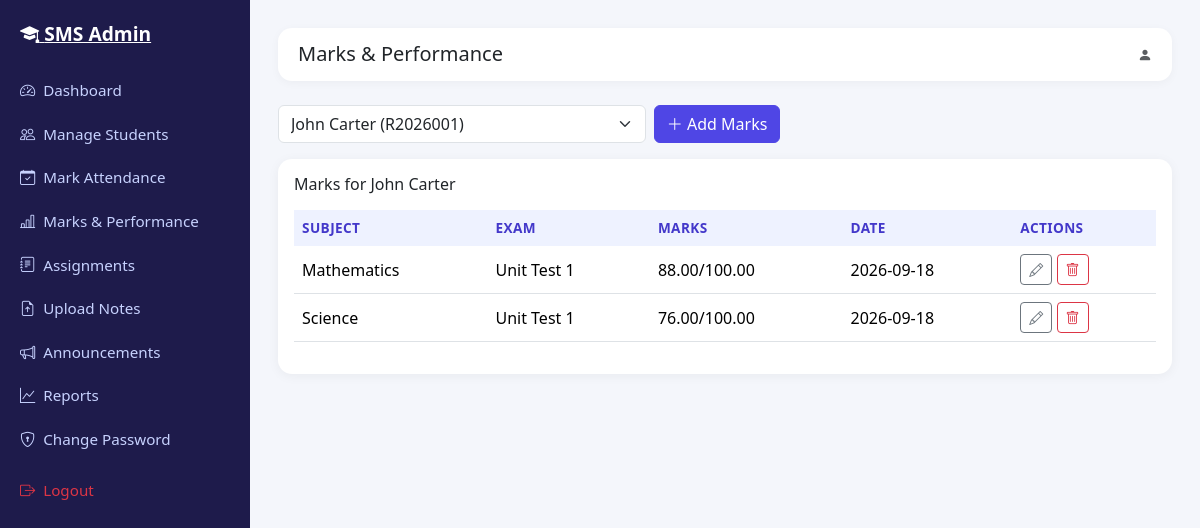
/views/admin/marks.php?student_id=1, run on the app's committed database.
### tables this page shows
CREATE TABLE users (
    id            INT UNSIGNED AUTO_INCREMENT PRIMARY KEY,
    name          VARCHAR(100)        NOT NULL,
    email         VARCHAR(150)        NOT NULL UNIQUE,
    password      VARCHAR(255)        NOT NULL,           
    role          ENUM('student','admin') NOT NULL DEFAULT 'student',
    status        ENUM('active','inactive') NOT NULL DEFAULT 'active',
    created_at    TIMESTAMP           NOT NULL DEFAULT CURRENT_TIMESTAMP,
    updated_at    TIMESTAMP           NOT NULL DEFAULT CURRENT_TIMESTAMP ON UPDATE CURRENT_TIMESTAMP
);

CREATE TABLE marks (
    id             INT UNSIGNED AUTO_INCREMENT PRIMARY KEY,
    student_id     INT UNSIGNED NOT NULL,
    subject        VARCHAR(100) NOT NULL,
    exam_type      VARCHAR(50)  NOT NULL,    
    marks_obtained DECIMAL(5,2) NOT NULL,
    total_marks    DECIMAL(5,2) NOT NULL DEFAULT 100,
    exam_date      DATE DEFAULT NULL,
    added_by       INT UNSIGNED NOT NULL,    
    created_at     TIMESTAMP NOT NULL DEFAULT CURRENT_TIMESTAMP,
    CONSTRAINT fk_marks_student FOREIGN KEY (student_id) REFERENCES students(id) ON DELETE CASCADE,
    CONSTRAINT fk_marks_admin   FOREIGN KEY (added_by)   REFERENCES users(id)    ON DELETE CASCADE
);

### core/Database.php (called while the page is built, shortened)
<?php
class Database
{
    private static ?PDO $instance = null;
    public static function getConnection(): PDO
    {
        if (self::$instance === null) {
            $dsn = 'mysql:host=' . DB_HOST . ';dbname=' . DB_NAME . ';charset=' . DB_CHARSET;
            $options = [
                PDO::ATTR_ERRMODE            => PDO::ERRMODE_EXCEPTION,
                PDO::ATTR_DEFAULT_FETCH_MODE => PDO::FETCH_ASSOC,
                PDO::ATTR_EMULATE_PREPARES   => false,
            ];
            try {
                self::$instance = new PDO($dsn, DB_USER, DB_PASS, $options);
            } catch (PDOException $e) {
                die('Database connection failed: ' . htmlspecialchars($e->getMessage()));
            }
        }
        return self::$instance;
    }
}

### models/Student.php (called while the page is built, shortened)
<?php
class Student
{
    private PDO $db;
    public function __construct()
    {
        $this->db = Database::getConnection();
    }
    public function findById(int $studentId): ?array
    {
        $stmt = $this->db->prepare(
            'SELECT s.*, u.name, u.email, u.status FROM students s
             JOIN users u ON u.id = s.user_id WHERE s.id = :id LIMIT 1'
        );
        $stmt->execute(['id' => $studentId]);
        $row = $stmt->fetch();
        return $row ?: null;
    }
    public function getAll(string $search = '', string $class = '', string $section = ''): array
    {
        $sql = 'SELECT s.*, u.name, u.email, u.status FROM students s
                JOIN users u ON u.id = s.user_id WHERE 1=1';
        $params = [];
        $sql .= ' ORDER BY u.name ASC';
        $stmt = $this->db->prepare($sql);
        $stmt->execute($params);
        return $stmt->fetchAll();
    }
}

### models/Marks.php (called while the page is built, shortened)
<?php
class Marks
{
    private PDO $db;
    public function __construct()
    {
        $this->db = Database::getConnection();
    }
    public function getByStudent(int $studentId): array
    {
        $stmt = $this->db->prepare('SELECT * FROM marks WHERE student_id = :sid ORDER BY exam_date DESC');
        $stmt->execute(['sid' => $studentId]);
        return $stmt->fetchAll();
    }
}

### views/admin/marks.php (the view, shortened to what this page needs)
<?php
require ROOT_PATH . '/views/layouts/header.php';
$studentModel = new Student();
$marksModel = new Marks();
$students = $studentModel->getAll();
$selectedStudentId = (int) ($_GET['student_id'] ?? ($students[0]['id'] ?? 0));
$selectedStudent = $studentModel->findById($selectedStudentId);
$marks = $selectedStudentId ? $marksModel->getByStudent($selectedStudentId) : [];
?>
<div class="d-flex">
  <?php require ROOT_PATH . '/views/layouts/sidebar_admin.php'; ?>
  <div class="app-content flex-grow-1">
    <?php require ROOT_PATH . '/views/layouts/topbar.php'; ?>
    <form class="row g-2 mb-3" method="GET" action="<?= BASE_URL ?>index.php">
      <div class="col-md-5">
        <select class="form-select" name="student_id" onchange="this.form.submit()">
          <?php foreach ($students as $s): ?>
            <option value="<?= $s['id'] ?>" <?= $s['id'] == $selectedStudentId ? 'selected' : '' ?>>
              <?= htmlspecialchars($s['name']) ?> (<?= htmlspecialchars($s['roll_no']) ?>)
            </option>
          <?php endforeach; ?>
        </select>
      </div>
      <div class="col-md-3">
        <button class="btn btn-primary" data-bs-toggle="modal" data-bs-target="#addMarksModal"><i class="bi bi-plus-lg"></i> Add Marks</button>
      </div>
    </form>
    <div class="card p-3">
      <h6 class="mb-3">Marks for <?= $selectedStudent ? htmlspecialchars($selectedStudent['name']) : '-' ?></h6>
      <?php if (empty($marks)): ?>
        <p class="text-muted mb-0">No marks added yet.</p>
      <?php else: ?>
        <div class="table-responsive">
          <table class="table table-hover align-middle">
            <thead><tr><th>Subject</th><th>Exam</th><th>Marks</th><th>Date</th><th>Actions</th></tr></thead>
            <tbody>
            <?php foreach ($marks as $m): ?>
              <tr>
                <td><?= htmlspecialchars($m['subject']) ?></td>
                <td><?= htmlspecialchars($m['exam_type']) ?></td>
                <td><?= $m['marks_obtained'] ?>/<?= $m['total_marks'] ?></td>
                <td><?= htmlspecialchars($m['exam_date'] ?? '-') ?></td>
                <td>
                  <button class="btn btn-sm btn-outline-secondary" data-bs-toggle="modal" data-bs-target="#editMarksModal<?= $m['id'] ?>"><i class="bi bi-pencil"></i></button>
                  <a href="<?= BASE_URL ?>action.php?controller=Admin&action=deleteMarks&id=<?= $m['id'] ?>&student_id=<?= $selectedStudentId ?>" class="btn btn-sm btn-outline-danger confirm-delete"><i class="bi bi-trash"></i></a>
                </td>
              </tr>
            <?php endforeach; ?>
            </tbody>
          </table>
        </div>
      <?php endif; ?>
    </div>
  </div>
</div>
<?php require ROOT_PATH . '/views/layouts/footer.php'; ?>

### assets/css/style.css (style rules this page uses)
:root { --sms-primary: #4f46e5; --sms-primary-dark: #4338ca; --sms-accent: #06b6d4; --sms-bg: #f4f6fb; --sms-sidebar-bg: #1e1b4b; --sms-sidebar-hover: #312e81; --sms-radius: 14px; }
body { background-color: var(--sms-bg); font-family: 'Segoe UI', Roboto, Arial, sans-serif; }
.app-content { margin-left: 250px; padding: 1.75rem; min-height: 100vh; }
.card { border: none; border-radius: var(--sms-radius); box-shadow: 0 2px 12px rgba(0, 0, 0, 0.05); }
.table thead th { background: #eef2ff; border-bottom: none; font-size: 0.85rem; text-transform: uppercase; letter-spacing: 0.03em; color: #4338ca; }
.btn-primary { background-color: var(--sms-primary); border-color: var(--sms-primary); }

### data on the page
users: name "John Carter"
marks: subject "Mathematics", exam_type "Unit Test 1", marks_obtained "88.00", total_marks "100.00", exam_date "2026-09-18"
marks: subject "Science", exam_type "Unit Test 1", marks_obtained "76.00", total_marks "100.00", exam_date "2026-09-18"

### other printed values
$label "Dashboard"
$label "Manage Students"
$label "Mark Attendance"
$label "Marks & Performance"
$label "Assignments"
$label "Upload Notes"
$label "Announcements"
$label "Reports"
$label "Change Password"
$pageTitle "Marks & Performance"
form field student_id "John Carter (R2026001)"
